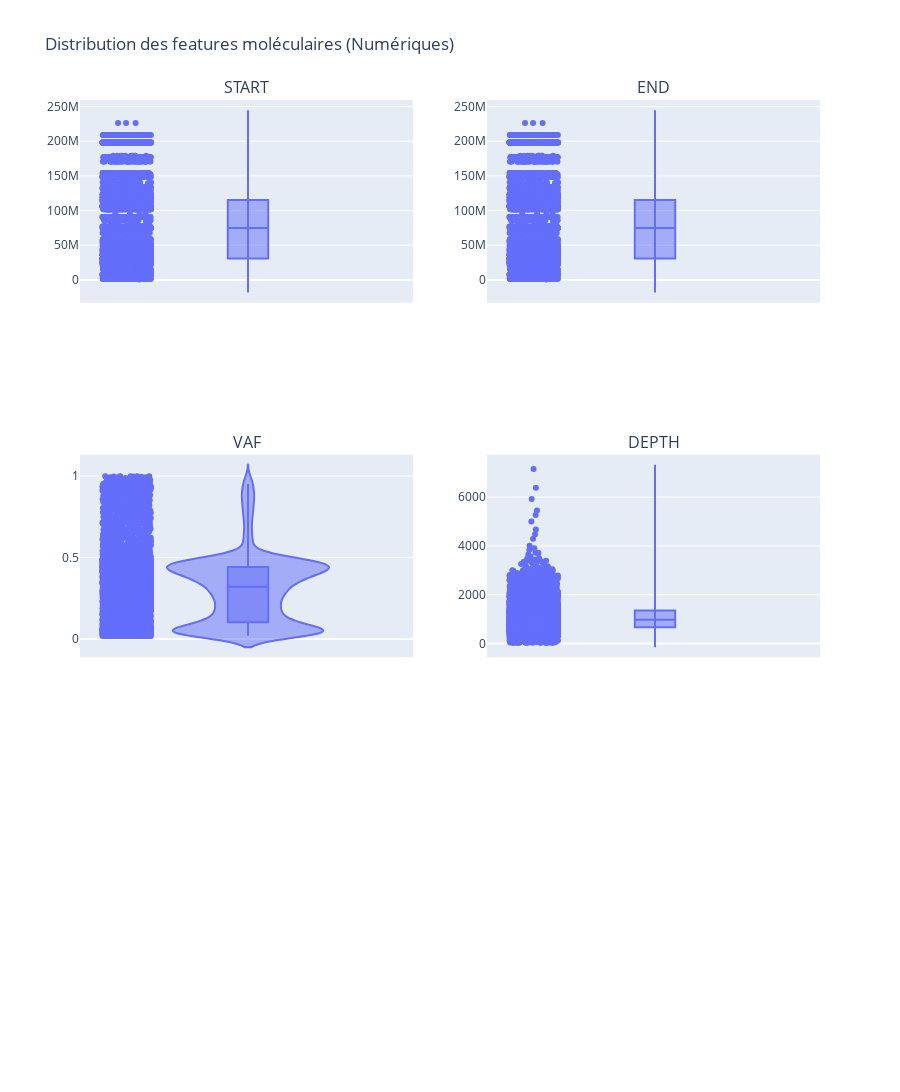

The notebook cell saved with this chart:
### Markdown cell above
1. **BM_BLAST, WBC, ANC, MONOCYTES, PLT** : présentent des distributions asymétriques avec des valeurs extrêmes.

2. **HB** : Distribution plus symétrique mais présente quelques valeurs extrêmes.

### Code cell
numeric_columns = maf_df.select_dtypes(include=['float64']).columns

fig = sp.make_subplots(rows=(len(numeric_columns) // 2) + 1, cols=2, subplot_titles=numeric_columns)

for i, column in enumerate(numeric_columns):
    row = (i // 2) + 1
    col = (i % 2) + 1
    fig.add_trace(px.violin(maf_df, y=column, box=True, points="all").data[0], row=row, col=col)

fig.update_layout(height=1200, title_text="Distribution des features moléculaires (Numériques)")
fig.show()

### Figure 1 — Plotly figure (JSON) as saved in the notebook; plotly's stock layout.template omitted (floating-point values rounded to 4 significant figures; data arrays with more than 128 entries replaced by an {"elided": "..."} marker saying what was removed)
{"data": [{"alignmentgroup": "True", "box": {"visible": true}, "hovertemplate": "START=%{y}<extra></extra>", "legendgroup": "", "marker": {"color": "#636efa"}, "name": "", "offsetgroup": "", "orientation": "v", "points": "all", "scalegroup": "True", "showlegend": false, "type": "violin", "x0": " ", "xaxis": "x", "y": {"elided": "10935 int values"}, "y0": " ", "yaxis": "y"}, {"alignmentgroup": "True", "box": {"visible": true}, "hovertemplate": "END=%{y}<extra></extra>", "legendgroup": "", "marker": {"color": "#636efa"}, "name": "", "offsetgroup": "", "orientation": "v", "points": "all", "scalegroup": "True", "showlegend": false, "type": "violin", "x0": " ", "xaxis": "x2", "y": {"elided": "10935 int values"}, "y0": " ", "yaxis": "y2"}, {"alignmentgroup": "True", "box": {"visible": true}, "hovertemplate": "VAF=%{y}<extra></extra>", "legendgroup": "", "marker": {"color": "#636efa"}, "name": "", "offsetgroup": "", "orientation": "v", "points": "all", "scalegroup": "True", "showlegend": false, "type": "violin", "x0": " ", "xaxis": "x3", "y": {"elided": "10935 float values"}, "y0": " ", "yaxis": "y3"}, {"alignmentgroup": "True", "box": {"visible": true}, "hovertemplate": "DEPTH=%{y}<extra></extra>", "legendgroup": "", "marker": {"color": "#636efa"}, "name": "", "offsetgroup": "", "orientation": "v", "points": "all", "scalegroup": "True", "showlegend": false, "type": "violin", "x0": " ", "xaxis": "x4", "y": {"elided": "10935 int values"}, "y0": " ", "yaxis": "y4"}], "layout": {"annotations": [{"font": {"size": 16}, "showarrow": false, "text": "START", "x": 0.225, "xanchor": "center", "xref": "paper", "y": 1, "yanchor": "bottom", "yref": "paper"}, {"font": {"size": 16}, "showarrow": false, "text": "END", "x": 0.775, "xanchor": "center", "xref": "paper", "y": 1, "yanchor": "bottom", "yref": "paper"}, {"font": {"size": 16}, "showarrow": false, "text": "VAF", "x": 0.225, "xanchor": "center", "xref": "paper", "y": 0.6111, "yanchor": "bottom", "yref": "paper"}, {"font": {"size": 16}, "showarrow": false, "text": "DEPTH", "x": 0.775, "xanchor": "center", "xref": "paper", "y": 0.6111, "yanchor": "bottom", "yref": "paper"}], "height": 1200, "title": {"text": "Distribution des features moléculaires (Numériques)"}, "xaxis": {"anchor": "y", "domain": [0, 0.45]}, "xaxis2": {"anchor": "y2", "domain": [0.55, 1]}, "xaxis3": {"anchor": "y3", "domain": [0, 0.45]}, "xaxis4": {"anchor": "y4", "domain": [0.55, 1]}, "xaxis5": {"anchor": "y5", "domain": [0, 0.45]}, "xaxis6": {"anchor": "y6", "domain": [0.55, 1]}, "yaxis": {"anchor": "x", "domain": [0.7778, 1]}, "yaxis2": {"anchor": "x2", "domain": [0.7778, 1]}, "yaxis3": {"anchor": "x3", "domain": [0.3889, 0.6111]}, "yaxis4": {"anchor": "x4", "domain": [0.3889, 0.6111]}, "yaxis5": {"anchor": "x5", "domain": [0, 0.2222]}, "yaxis6": {"anchor": "x6", "domain": [0, 0.2222]}}}
